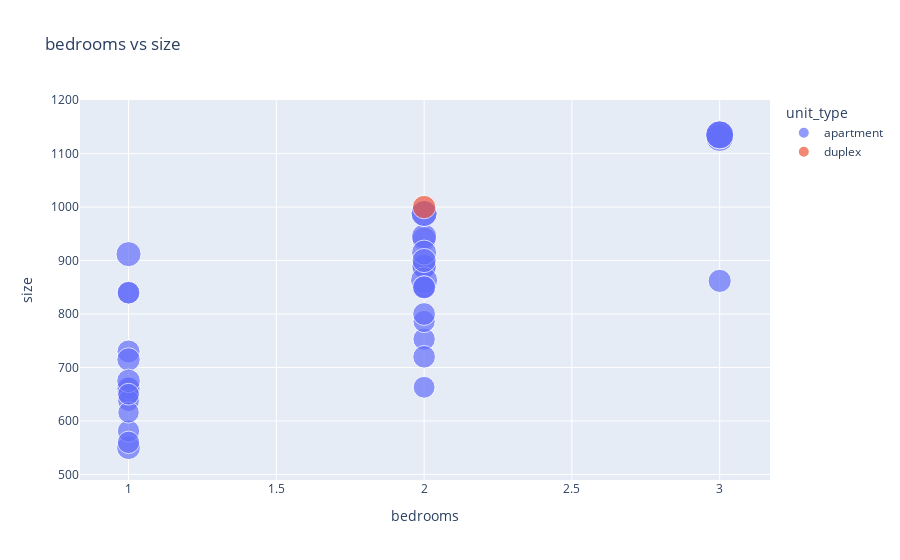
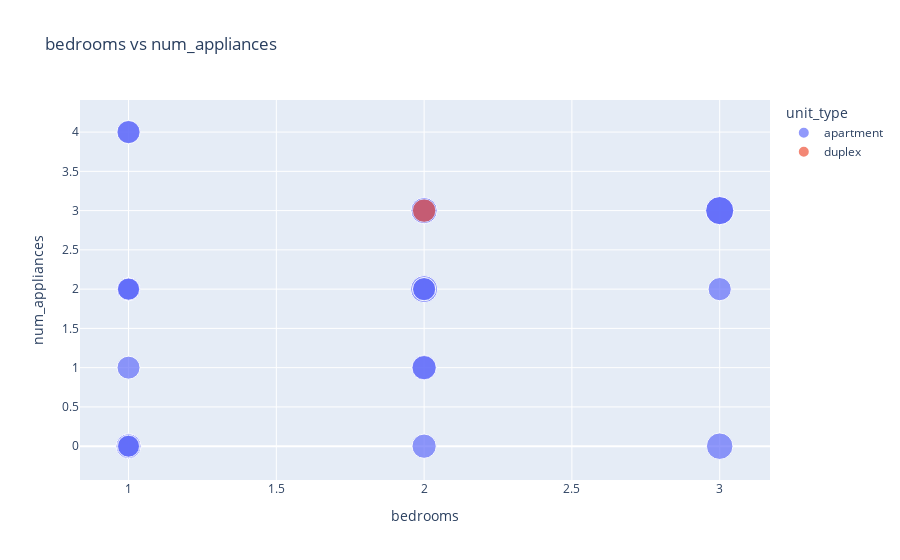
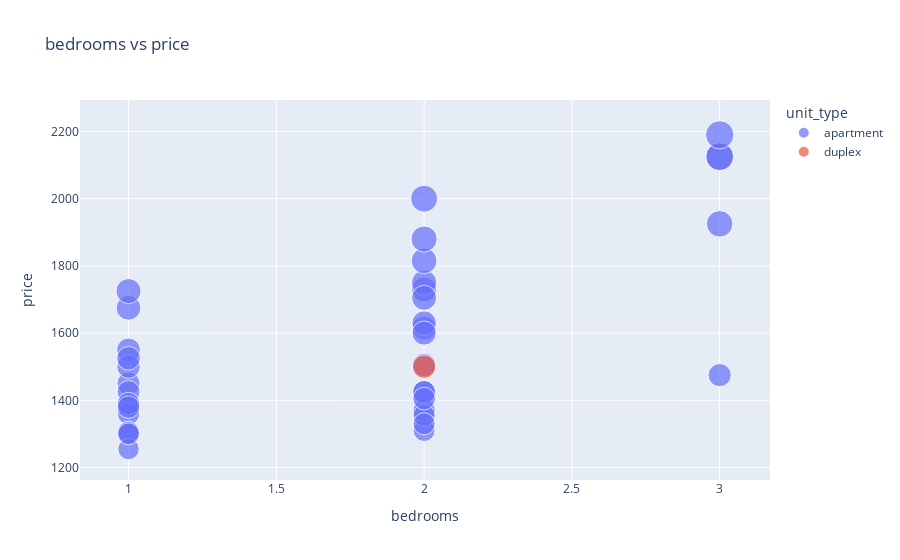
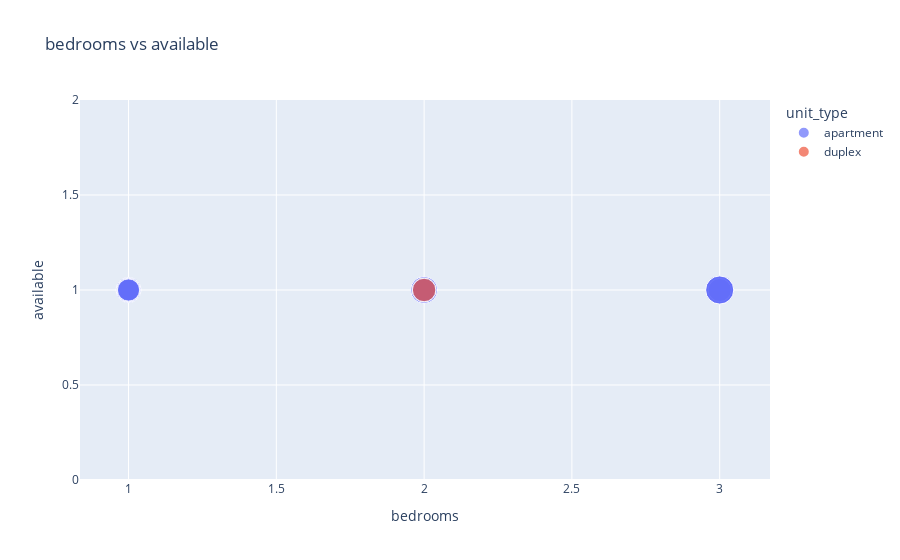

The notebook cell these images were saved under, in order:
### Markdown cell above
## More scatter plots between selected classes to observe relationships

### Code cell
drop_columns = ['num_extras', 'bathrooms','parking_spots', 'agreement', 'days_until_move_in',
       'pets', 'outdoor_space', 'smoking', 'mins_guelph', 'mins_waterloo', 'num_utils']

scatter_df = df.drop(columns=drop_columns)



for i, ca in enumerate(scatter_df.drop(columns=['ad_id', 'unit_type']).columns):
    for j, cb in enumerate(scatter_df.drop(columns=['ad_id', 'unit_type']).columns[i:]):
            if ca != cb:
                fig = px.scatter(scatter_df.loc[:, list(set(['ad_id', 'unit_type', ca, cb, 'price']))], 
                                 x=ca,
                                 y=cb,
                                 color='unit_type',
                                 title='{} vs {}'.format(ca, cb),
                                 size='price',
                                 hover_data=['ad_id'])

                fig.show()

### Figure 1 — Plotly figure (JSON) as saved in the notebook; plotly's stock layout.template omitted (floating-point values rounded to 4 significant figures)
{"data": [{"customdata": [[1495004948], [1493993007], [1494785007], [1390040368], [1494556820], [1485930218], [1321009006], [1472270367], [1472270368], [1484667422], [1484667421], [1484667420], [1489369686], [1429202304], [1494557127], [1494556814], [1486099019], [1483696667], [1494153597], [1494153598], [1494153599], [1483667901], [1483667901], [1483667901], [1483667901], [1490805444], [1490805444], [1458068019], [1458068018], [1468754848], [1444684680], [1494837685], [1494837692], [1494838179], [10], [1495315557], [1490940151]], "hovertemplate": "unit_type=apartment<br>bedrooms=%{x}<br>size=%{y}<br>price=%{marker.size}<br>ad_id=%{customdata[0]}<extra></extra>", "legendgroup": "apartment", "marker": {"color": "#636efa", "size": [1550, 1675, 1725, 1385, 1450, 1360, 1425, 1730, 1310, 1925, 1615, 1305, 1390, 1500, 1630, 1750, 1425, 2125, 1305, 1370, 1475, 1815, 2125, 1880, 2190, 1705, 1525, 1255, 1355, 2000, 1300, 1330, 1425, 1380, 1405, 1505, 1600], "sizemode": "area", "sizeref": 5.475, "symbol": "circle"}, "mode": "markers", "name": "apartment", "showlegend": true, "type": "scatter", "x": [1, 1, 1, 1, 1, 1, 1, 2, 2, 3, 2, 1, 1, 1, 2, 2, 2, 3, 1, 2, 3, 2, 3, 2, 3, 2, 1, 1, 2, 2, 1, 2, 2, 1, 2, 2, 2], "xaxis": "x", "y": [550, 660, 912, 839.8, 730, 581, 839.8, 888, 663, 1137, 889, 650, 661, 715, 940, 945, 850, 1130, 638, 753, 862, 988, 1135, 988, 1135, 915, 675, 616, 786, 863, 650, 850, 800, 560, 720, 850, 900], "yaxis": "y"}, {"customdata": [[1488120707]], "hovertemplate": "unit_type=duplex<br>bedrooms=%{x}<br>size=%{y}<br>price=%{marker.size}<br>ad_id=%{customdata[0]}<extra></extra>", "legendgroup": "duplex", "marker": {"color": "#EF553B", "size": [1500], "sizemode": "area", "sizeref": 5.475, "symbol": "circle"}, "mode": "markers", "name": "duplex", "showlegend": true, "type": "scatter", "x": [2], "xaxis": "x", "y": [1000], "yaxis": "y"}], "layout": {"legend": {"itemsizing": "constant", "title": {"text": "unit_type"}, "tracegroupgap": 0}, "title": {"text": "bedrooms vs size"}, "xaxis": {"anchor": "y", "domain": [0, 1], "title": {"text": "bedrooms"}}, "yaxis": {"anchor": "x", "domain": [0, 1], "title": {"text": "size"}}}}

### Figure 2 — Plotly figure (JSON) as saved in the notebook; plotly's stock layout.template omitted (floating-point values rounded to 4 significant figures)
{"data": [{"customdata": [[1495004948], [1493993007], [1494785007], [1390040368], [1494556820], [1485930218], [1321009006], [1472270367], [1472270368], [1484667422], [1484667421], [1484667420], [1489369686], [1429202304], [1494557127], [1494556814], [1486099019], [1483696667], [1494153597], [1494153598], [1494153599], [1483667901], [1483667901], [1483667901], [1483667901], [1490805444], [1490805444], [1458068019], [1458068018], [1468754848], [1444684680], [1494837685], [1494837692], [1494838179], [10], [1495315557], [1490940151]], "hovertemplate": "unit_type=apartment<br>bedrooms=%{x}<br>num_appliances=%{y}<br>price=%{marker.size}<br>ad_id=%{customdata[0]}<extra></extra>", "legendgroup": "apartment", "marker": {"color": "#636efa", "size": [1550, 1675, 1725, 1385, 1450, 1360, 1425, 1730, 1310, 1925, 1615, 1305, 1390, 1500, 1630, 1750, 1425, 2125, 1305, 1370, 1475, 1815, 2125, 1880, 2190, 1705, 1525, 1255, 1355, 2000, 1300, 1330, 1425, 1380, 1405, 1505, 1600], "sizemode": "area", "sizeref": 5.475, "symbol": "circle"}, "mode": "markers", "name": "apartment", "showlegend": true, "type": "scatter", "x": [1, 1, 1, 1, 1, 1, 1, 2, 2, 3, 2, 1, 1, 1, 2, 2, 2, 3, 1, 2, 3, 2, 3, 2, 3, 2, 1, 1, 2, 2, 1, 2, 2, 1, 2, 2, 2], "xaxis": "x", "y": [0, 0, 0, 2, 1, 2, 0, 1, 2, 0, 0, 0, 4, 4, 3, 3, 2, 3, 2, 2, 2, 3, 3, 3, 3, 2, 2, 2, 2, 2, 2, 2, 2, 2, 2, 2, 1], "yaxis": "y"}, {"customdata": [[1488120707]], "hovertemplate": "unit_type=duplex<br>bedrooms=%{x}<br>num_appliances=%{y}<br>price=%{marker.size}<br>ad_id=%{customdata[0]}<extra></extra>", "legendgroup": "duplex", "marker": {"color": "#EF553B", "size": [1500], "sizemode": "area", "sizeref": 5.475, "symbol": "circle"}, "mode": "markers", "name": "duplex", "showlegend": true, "type": "scatter", "x": [2], "xaxis": "x", "y": [3], "yaxis": "y"}], "layout": {"legend": {"itemsizing": "constant", "title": {"text": "unit_type"}, "tracegroupgap": 0}, "title": {"text": "bedrooms vs num_appliances"}, "xaxis": {"anchor": "y", "domain": [0, 1], "title": {"text": "bedrooms"}}, "yaxis": {"anchor": "x", "domain": [0, 1], "title": {"text": "num_appliances"}}}}

### Figure 3 — Plotly figure (JSON) as saved in the notebook; plotly's stock layout.template omitted (floating-point values rounded to 4 significant figures)
{"data": [{"customdata": [[1495004948], [1493993007], [1494785007], [1390040368], [1494556820], [1485930218], [1321009006], [1472270367], [1472270368], [1484667422], [1484667421], [1484667420], [1489369686], [1429202304], [1494557127], [1494556814], [1486099019], [1483696667], [1494153597], [1494153598], [1494153599], [1483667901], [1483667901], [1483667901], [1483667901], [1490805444], [1490805444], [1458068019], [1458068018], [1468754848], [1444684680], [1494837685], [1494837692], [1494838179], [10], [1495315557], [1490940151]], "hovertemplate": "unit_type=apartment<br>bedrooms=%{x}<br>price=%{marker.size}<br>ad_id=%{customdata[0]}<extra></extra>", "legendgroup": "apartment", "marker": {"color": "#636efa", "size": [1550, 1675, 1725, 1385, 1450, 1360, 1425, 1730, 1310, 1925, 1615, 1305, 1390, 1500, 1630, 1750, 1425, 2125, 1305, 1370, 1475, 1815, 2125, 1880, 2190, 1705, 1525, 1255, 1355, 2000, 1300, 1330, 1425, 1380, 1405, 1505, 1600], "sizemode": "area", "sizeref": 5.475, "symbol": "circle"}, "mode": "markers", "name": "apartment", "showlegend": true, "type": "scatter", "x": [1, 1, 1, 1, 1, 1, 1, 2, 2, 3, 2, 1, 1, 1, 2, 2, 2, 3, 1, 2, 3, 2, 3, 2, 3, 2, 1, 1, 2, 2, 1, 2, 2, 1, 2, 2, 2], "xaxis": "x", "y": [1550, 1675, 1725, 1385, 1450, 1360, 1425, 1730, 1310, 1925, 1615, 1305, 1390, 1500, 1630, 1750, 1425, 2125, 1305, 1370, 1475, 1815, 2125, 1880, 2190, 1705, 1525, 1255, 1355, 2000, 1300, 1330, 1425, 1380, 1405, 1505, 1600], "yaxis": "y"}, {"customdata": [[1488120707]], "hovertemplate": "unit_type=duplex<br>bedrooms=%{x}<br>price=%{marker.size}<br>ad_id=%{customdata[0]}<extra></extra>", "legendgroup": "duplex", "marker": {"color": "#EF553B", "size": [1500], "sizemode": "area", "sizeref": 5.475, "symbol": "circle"}, "mode": "markers", "name": "duplex", "showlegend": true, "type": "scatter", "x": [2], "xaxis": "x", "y": [1500], "yaxis": "y"}], "layout": {"legend": {"itemsizing": "constant", "title": {"text": "unit_type"}, "tracegroupgap": 0}, "title": {"text": "bedrooms vs price"}, "xaxis": {"anchor": "y", "domain": [0, 1], "title": {"text": "bedrooms"}}, "yaxis": {"anchor": "x", "domain": [0, 1], "title": {"text": "price"}}}}

### Figure 4 — Plotly figure (JSON) as saved in the notebook; plotly's stock layout.template omitted (floating-point values rounded to 4 significant figures)
{"data": [{"customdata": [[1495004948], [1493993007], [1494785007], [1390040368], [1494556820], [1485930218], [1321009006], [1472270367], [1472270368], [1484667422], [1484667421], [1484667420], [1489369686], [1429202304], [1494557127], [1494556814], [1486099019], [1483696667], [1494153597], [1494153598], [1494153599], [1483667901], [1483667901], [1483667901], [1483667901], [1490805444], [1490805444], [1458068019], [1458068018], [1468754848], [1444684680], [1494837685], [1494837692], [1494838179], [10], [1495315557], [1490940151]], "hovertemplate": "unit_type=apartment<br>bedrooms=%{x}<br>available=%{y}<br>price=%{marker.size}<br>ad_id=%{customdata[0]}<extra></extra>", "legendgroup": "apartment", "marker": {"color": "#636efa", "size": [1550, 1675, 1725, 1385, 1450, 1360, 1425, 1730, 1310, 1925, 1615, 1305, 1390, 1500, 1630, 1750, 1425, 2125, 1305, 1370, 1475, 1815, 2125, 1880, 2190, 1705, 1525, 1255, 1355, 2000, 1300, 1330, 1425, 1380, 1405, 1505, 1600], "sizemode": "area", "sizeref": 5.475, "symbol": "circle"}, "mode": "markers", "name": "apartment", "showlegend": true, "type": "scatter", "x": [1, 1, 1, 1, 1, 1, 1, 2, 2, 3, 2, 1, 1, 1, 2, 2, 2, 3, 1, 2, 3, 2, 3, 2, 3, 2, 1, 1, 2, 2, 1, 2, 2, 1, 2, 2, 2], "xaxis": "x", "y": [1, 1, 1, 1, 1, 1, 1, 1, 1, 1, 1, 1, 1, 1, 1, 1, 1, 1, 1, 1, 1, 1, 1, 1, 1, 1, 1, 1, 1, 1, 1, 1, 1, 1, 1, 1, 1], "yaxis": "y"}, {"customdata": [[1488120707]], "hovertemplate": "unit_type=duplex<br>bedrooms=%{x}<br>available=%{y}<br>price=%{marker.size}<br>ad_id=%{customdata[0]}<extra></extra>", "legendgroup": "duplex", "marker": {"color": "#EF553B", "size": [1500], "sizemode": "area", "sizeref": 5.475, "symbol": "circle"}, "mode": "markers", "name": "duplex", "showlegend": true, "type": "scatter", "x": [2], "xaxis": "x", "y": [1], "yaxis": "y"}], "layout": {"legend": {"itemsizing": "constant", "title": {"text": "unit_type"}, "tracegroupgap": 0}, "title": {"text": "bedrooms vs available"}, "xaxis": {"anchor": "y", "domain": [0, 1], "title": {"text": "bedrooms"}}, "yaxis": {"anchor": "x", "domain": [0, 1], "title": {"text": "available"}}}}
